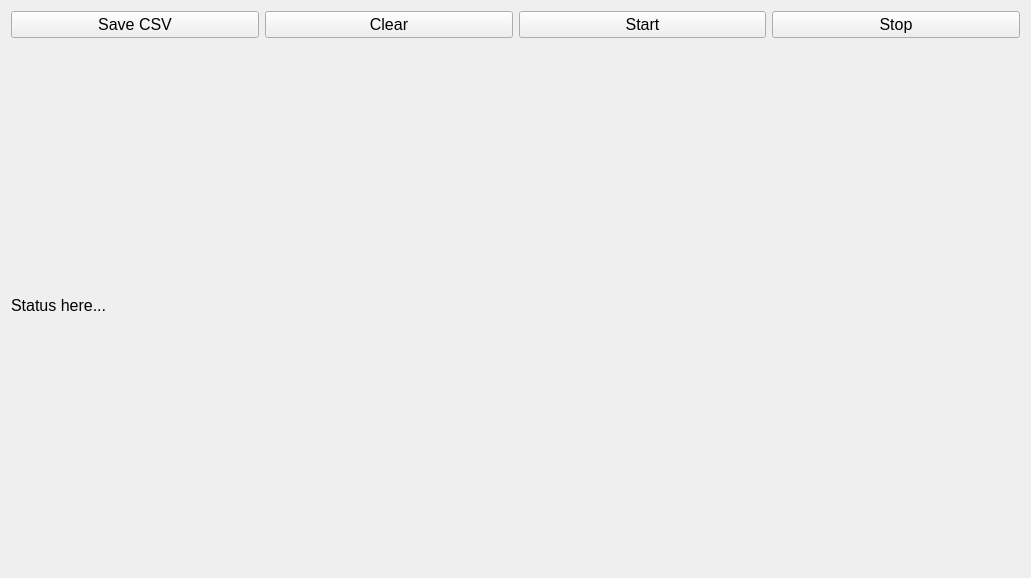
<?xml version="1.0" encoding="UTF-8"?>
<ui version="4.0">
 <class>Logger</class>
 <widget class="QWidget" name="Logger">
  <property name="geometry">
   <rect>
    <x>0</x>
    <y>0</y>
    <width>1031</width>
    <height>578</height>
   </rect>
  </property>
  <property name="minimumSize">
   <size>
    <width>640</width>
    <height>480</height>
   </size>
  </property>
  <property name="font">
   <font>
    <pointsize>24</pointsize>
    <weight>75</weight>
    <bold>true</bold>
   </font>
  </property>
  <property name="windowTitle">
   <string>SamplePlugin</string>
  </property>
  <property name="autoFillBackground">
   <bool>false</bool>
  </property>
  <layout class="QVBoxLayout" name="verticalLayout">
   <item>
    <layout class="QHBoxLayout" name="horizontalLayout">
     <item>
      <widget class="QPushButton" name="pushButton_Save">
       <property name="font">
        <font>
         <pointsize>12</pointsize>
         <weight>50</weight>
         <bold>false</bold>
        </font>
       </property>
       <property name="text">
        <string>Save CSV</string>
       </property>
      </widget>
     </item>
     <item>
      <widget class="QPushButton" name="pushButton_Clear">
       <property name="font">
        <font>
         <pointsize>12</pointsize>
         <weight>50</weight>
         <bold>false</bold>
        </font>
       </property>
       <property name="text">
        <string>Clear</string>
       </property>
      </widget>
     </item>
     <item>
      <widget class="QPushButton" name="pushButton_Start">
       <property name="font">
        <font>
         <pointsize>12</pointsize>
         <weight>50</weight>
         <bold>false</bold>
        </font>
       </property>
       <property name="text">
        <string>Start</string>
       </property>
      </widget>
     </item>
     <item>
      <widget class="QPushButton" name="pushButton_Stop">
       <property name="font">
        <font>
         <pointsize>12</pointsize>
         <weight>50</weight>
         <bold>false</bold>
        </font>
       </property>
       <property name="text">
        <string>Stop</string>
       </property>
      </widget>
     </item>
    </layout>
   </item>
   <item>
    <widget class="QLabel" name="label">
     <property name="font">
      <font>
       <pointsize>12</pointsize>
       <weight>50</weight>
       <bold>false</bold>
      </font>
     </property>
     <property name="text">
      <string>Status here...</string>
     </property>
    </widget>
   </item>
  </layout>
 </widget>
 <resources/>
 <connections/>
</ui>
